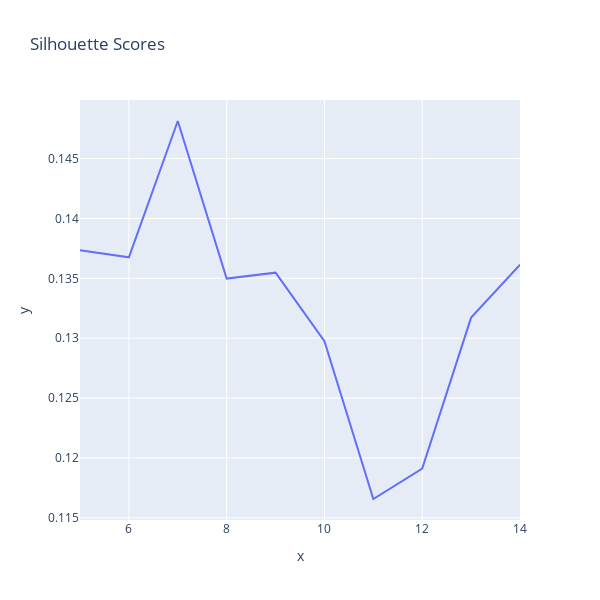

This figure's notebook cell:
### Code cell
px.line(x=range(5,15), y=silhouettes, title= 'Silhouette Scores', height = 600, width=600)

### Figure 1 — Plotly figure (JSON) as saved in the notebook; plotly's stock layout.template omitted (floating-point values rounded to 4 significant figures)
{"data": [{"hovertemplate": "x=%{x}<br>y=%{y}<extra></extra>", "legendgroup": "", "line": {"color": "#636efa", "dash": "solid"}, "marker": {"symbol": "circle"}, "mode": "lines", "name": "", "orientation": "v", "showlegend": false, "type": "scatter", "x": [5, 6, 7, 8, 9, 10, 11, 12, 13, 14], "xaxis": "x", "y": [0.1373, 0.1368, 0.1481, 0.135, 0.1355, 0.1298, 0.1166, 0.1191, 0.1317, 0.1361], "yaxis": "y"}], "layout": {"height": 600, "legend": {"tracegroupgap": 0}, "title": {"text": "Silhouette Scores"}, "width": 600, "xaxis": {"anchor": "y", "domain": [0, 1], "title": {"text": "x"}}, "yaxis": {"anchor": "x", "domain": [0, 1], "title": {"text": "y"}}}}
